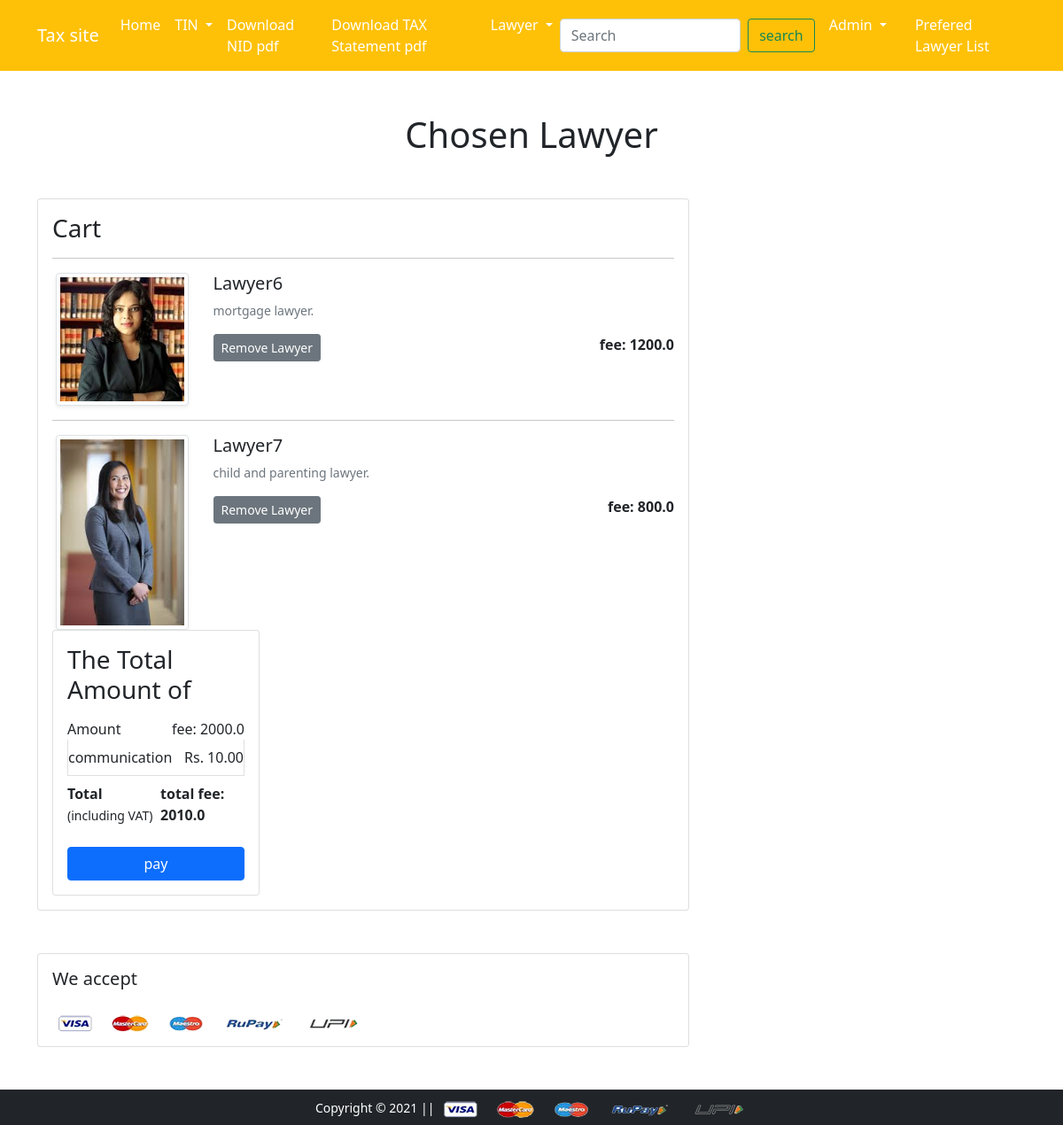
The app's page /cart/ (signed in) with its own data.
### app/models.py (models this page shows, shortened)
class Cart(models.Model):
    user = models.ForeignKey(User, on_delete=models.CASCADE)
    product = models.ForeignKey(Product, on_delete=models.CASCADE)
    quantity = models.PositiveIntegerField(default=1)

class Product(models.Model):
    title = models.CharField(max_length=100)
    fee = models.FloatField()
    discounted_price = models.FloatField()
    description = models.TextField()
    school = models.CharField(max_length=100)
    category = models.CharField(choices=CATEGORY_CHOICES, max_length=2)
    lawyer_image = models.ImageField(upload_to='productimg')

### app/views.py (the view)
# urls.py: path('cart/', views.show_cart, name='showcart'),
def show_cart(request):
 if request.user.is_authenticated:
  user = request.user
  cart = Cart.objects.filter(user=user)
  amount = 0.0
  communication_cost = 10.0
  total_amount = 0.0
  cart_product = [p for p in Cart.objects.all() if p.user == user]
  if cart_product:
   for p in cart_product:
    tempamount = (p.quantity * p.product.discounted_price)
    amount += tempamount
    totalamount = amount + communication_cost
   return render(request, 'app/addtocart.html', {'carts':cart, 'totalamount':totalamount, 'amount':amount})
  else:
   return render(request, 'app/emptycart.html')

### app/templates/app/addtocart.html (shortened to what this page needs)
{% extends 'app/base.html' %}
{% load static %}
{% block main-content %}
<div class="container my-5">
 <div class="row">
  <h1 class="text-center mb-5">Chosen Lawyer</h1>
  <div class="col-sm-8">
  <div class="card">
   <div class="card-body">
    <h3>Cart</h3>
    {% for cart in carts %}
    <hr>
    <div class="row">
     <div class="col-sm-3 text-center align-self-center"><img src="{{cart.product.lawyer_image.url}}" alt="" srcset="" class="img-fluid img-thumbnail shadow-sm" height="150" width="150"> </div>
     <div class="col-sm-9">
      <div>
       <h5>{{cart.product.title}}</h5>
       <p class="mb-2 text-muted small">{{cart.product.description}}</p>
       <div class="d-flex justify-content-between">
        <a href="#" class="btn btn-sm btn-secondary mr-3 remove-cart" pid="{{cart.product.id}}">Remove Lawyer </a>
        <p class="mb-0"><span><strong>fee: {{cart.product.discounted_price}}</strong></span></p>
       </div>
      </div>
     </div>
    </div>
    {% endfor %}
  <div class="col-sm-4">
   <div class="card">
    <div class="card-body">
      <h3>The Total Amount of</h3>
      <ul class="list-group">
          <li class="list-group-item d-flex justify-content-between align-items-center border-0 px-0 pb-0">Amount<span>fee: <span id="amount">{{amount}}</span></span></li>
       <li class="list-group-item d-flex justify-content-between align-items-center px-0">communication<span>Rs. 10.00</span></li>
       <li class="list-group-item d-flex justify-content-between align-items-center border-0 px-0 mb-3">
        <div>
           <strong>Total</strong> <small>(including VAT)</small>
         </div>
           <span><strong>total fee: <strong id="totalamount">{{totalamount}}</strong></strong></span>
       </li>
      </ul>
      <div class="d-grid"><a href="{% url 'checkout' %}" class="btn btn-primary">pay</a></div>
    </div>
   </div>
  </div>
 </div>
</div>
</div>
</div>
</div>
<div class="container">
 <div class="row">
  <div class="col-sm-8">
   <div class="card">
    <div class="card-body">
      <h5 class="mb-4">We accept</h5>
      <img src="{% static 'app/images/payment.png' %}" alt="" class="img-fluid">
    </div>
  </div>
  </div>
 </div>
</div>
{% endblock main-content %}

### app/templates/app/base.html (shortened to what this page needs)
<!doctype html>
{% load static %}
<html lang="en">
  <head>
    <link href="https://cdn.jsdelivr.net/npm/bootstrap@5.0.0-beta1/dist/css/bootstrap.min.css" rel="stylesheet">
    <link rel="stylesheet" href="{% static 'app/css/owl.carousel.min.css' %}">
    <link rel="stylesheet" href="{% static 'app/css/all.min.css' %}">
    <link rel="stylesheet" href="{% static 'app/css/style.css' %}">
  </head>
  <body>
    <nav class="navbar navbar-expand-lg navbar-dark bg-warning">
     <div class="container">
       <a class="navbar-brand" href="/">Tax site</a>
       <div class="collapse navbar-collapse" id="navbarSupportedContent">
         <ul class="navbar-nav me-auto mb-2 mb-lg-0">
           <li class="nav-item">
             <a class="nav-link active" aria-current="page" href="/">Home</a>
           </li>
           <li class="nav-item dropdown">
             <a class="nav-link dropdown-toggle text-white" href="#" id="electronicsDropdown" role="button" data-bs-toggle="dropdown" aria-expanded="false">
               TIN
             </a>
           </li>
           <li><a class="nav-link active" aria-current="page" href="{% url 'venue_pdf' %}">Download NID pdf</a></li>
           <li><a class="nav-link active" aria-current="page" href="{% url 'venue_Tpdf' %}">Download TAX Statement pdf</a></li>
           <li class="nav-item dropdown">
             <a class="nav-link dropdown-toggle text-white" href="#" id="fashionDropdown" role="button" data-bs-toggle="dropdown" aria-expanded="false">
               Lawyer
             </a>
           </li>
         </ul>
         <form class="d-flex" method=POST action="{% url 'search_venues' %}">
           <input class="form-control me-2" type="search" placeholder="Search" aria-label="Search" name="searched">
           <button class="btn btn-outline-success" type="submit">search</button>
         </form>
         <div>
          <ul class="navbar-nav me-auto mb-2 mb-lg-0">
          {% if request.user.is_authenticated %}
           <li class="nav-item dropdown mx-2">
              <a class="nav-link dropdown-toggle text-white" href="#" id="profileDropdown" role="button" data-bs-toggle="dropdown" aria-expanded="false">
                {{request.user.username|capfirst}}
              </a>
            </li>
            <li class="nav-item mx-2">
             <a href="{% url 'showcart' %}" class="nav-link text-white"> Prefered Lawyer List </a>
            </li>
           {% endif %}
          </ul>
         </div>
       </div>
     </div>
    </nav>
    {% block main-content %} {% endblock main-content %}
    <footer class="container-fluid bg-dark text-center p-2 mt-5">
        <small class="text-white">Copyright &copy; 2021 || </small>
        <img src="{% static 'app/images/payment.png' %}" alt="" srcset="" class="img-fluid" height="2px">
    </footer>
  </body>
</html>

### records on screen
Cart: product.lawyer_image (picture), product "Lawyer6", product.description "mortgage lawyer.", product.discounted_price "1200.0"
Cart: product.lawyer_image (picture), product "Lawyer7", product.description "child and parenting lawyer.", product.discounted_price "800.0"

### other values on screen
{{ request.user.username|capfirst }} "Admin"
{{ amount }} "2000.0"
{{ totalamount }} "2010.0"
